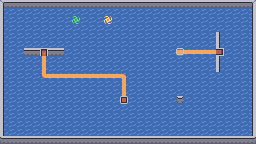

The image is a tile-based game level rendered from a .tmx file. Its description and source (layers, tilesets, objects; grid data summarised) follow:
An orthogonal 32x18 tile map with 8x8 px tiles, 12 tile layers (floor, walls, goals, sources, ...) and 5 objects.

<map version="1.4" tiledversion="1.4.3" orientation="orthogonal" renderorder="right-down" width="32" height="18" tilewidth="8" tileheight="8" infinite="0" nextlayerid="25" nextobjectid="11">
 <tileset firstgid="1" source="test.tsx" />
 <layer id="1" name="floor" width="32" height="18">
  <data>[576 cells, 576 non-empty, 1 distinct tile ids]</data>
 </layer>
 <layer id="2" name="walls" width="32" height="18">
  <data>[576 cells, 104 non-empty, 7 distinct tile ids]</data>
 </layer>
 <layer id="19" name="goals" width="32" height="18">
  <data>[576 cells, 2 non-empty, 2 distinct tile ids]</data>
 </layer>
 <layer id="23" name="sources" width="32" height="18">
  <data>[576 cells, 1 non-empty, 1 distinct tile ids]</data>
 </layer>
 <group id="6" name="0">
  <layer id="8" name="cables" width="32" height="18">
   <data>[576 cells, 17 non-empty, 2 distinct tile ids]</data>
  </layer>
  <layer id="9" name="doors" width="32" height="18">
   <data>[576 cells, 1 non-empty, 1 distinct tile ids]</data>
  </layer>
  <layer id="10" name="buttons" width="32" height="18">
   <data>[576 cells, 1 non-empty, 1 distinct tile ids]</data>
  </layer>
  <layer id="17" name="batteries" width="32" height="18">
   <data>[576 cells, 0 non-empty, 0 distinct tile ids]</data>
  </layer>
 </group>
 <group id="11" name="1">
  <layer id="12" name="cables" width="32" height="18">
   <data>[576 cells, 5 non-empty, 1 distinct tile ids]</data>
  </layer>
  <layer id="13" name="doors" width="32" height="18">
   <data>[576 cells, 1 non-empty, 1 distinct tile ids]</data>
  </layer>
  <layer id="14" name="buttons" width="32" height="18">
   <data>[576 cells, 0 non-empty, 0 distinct tile ids]</data>
  </layer>
  <layer id="18" name="batteries" width="32" height="18">
   <data>[576 cells, 1 non-empty, 1 distinct tile ids]</data>
  </layer>
 </group>
 <objectgroup id="24" name="entity-data">
  <object id="6" x="43.75" y="93.5">
   <properties>
    <property name="snakeType" value="FIRST" />
   </properties>
   <polyline points="0,0 0,7.5 0,14.25 0,22.5 0.25,29.75" />
  </object>
  <object id="7" x="107.75" y="92">
   <properties>
    <property name="snakeType" value="SECOND" />
   </properties>
   <polyline points="0,0 -0.25,7.5 0.25,16.5 0.25,24 0.75,31.5" />
  </object>
  <object id="8" x="179.75" y="51.5">
   <properties>
    <property name="maxCharge" type="int" value="10" />
   </properties>
   <point />
  </object>
  <object id="9" x="107.5" y="19.25">
   <properties>
    <property name="goalType" value="FIRST" />
   </properties>
   <point />
  </object>
  <object id="10" x="75.75" y="19.25">
   <properties>
    <property name="goalType" value="SECOND" />
   </properties>
   <point />
  </object>
 </objectgroup>
</map>
